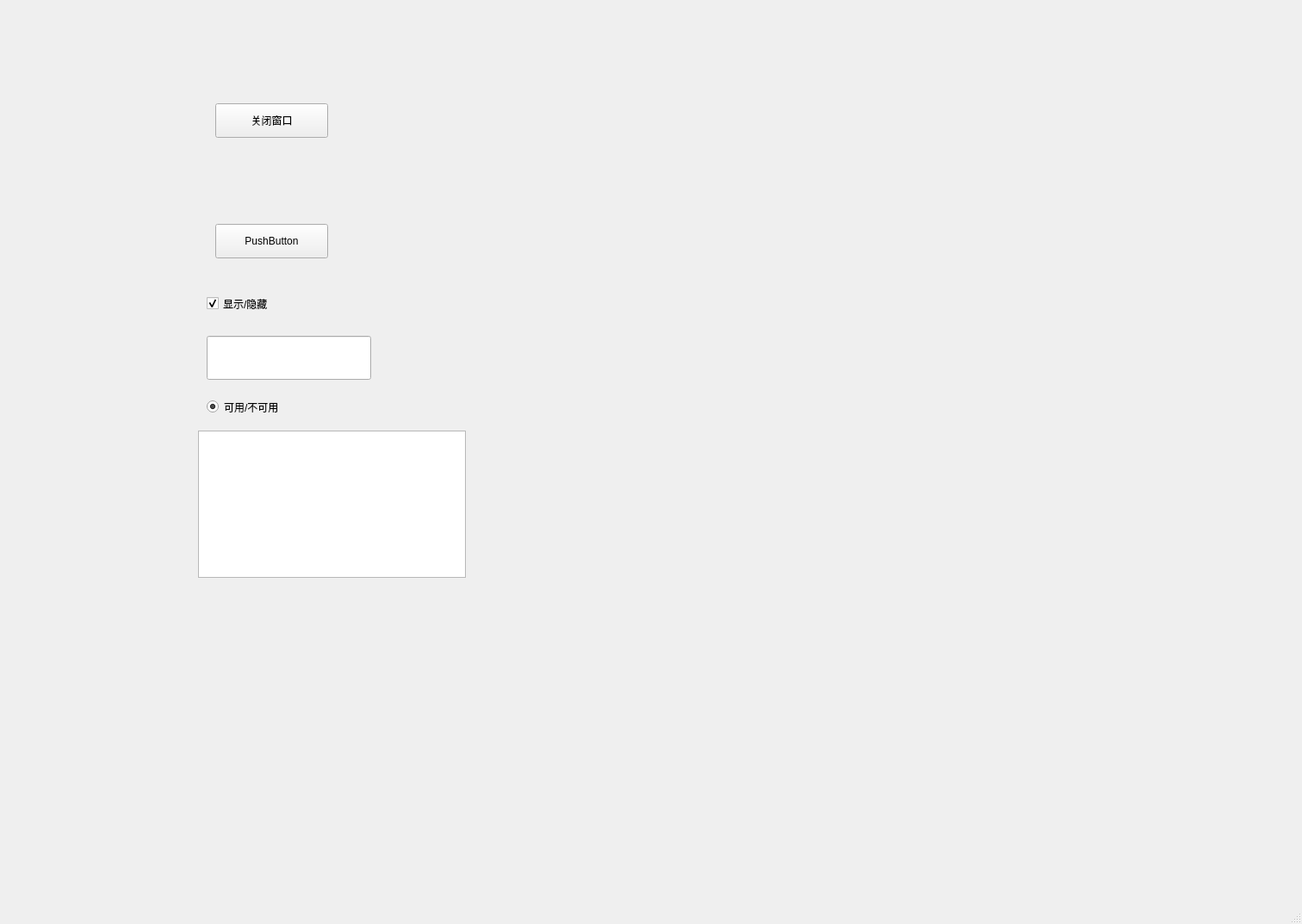
<?xml version="1.0" encoding="UTF-8"?>
<ui version="4.0">
 <class>MainWindow</class>
 <widget class="QMainWindow" name="MainWindow">
  <property name="geometry">
   <rect>
    <x>0</x>
    <y>0</y>
    <width>1512</width>
    <height>1073</height>
   </rect>
  </property>
  <property name="windowTitle">
   <string>MainWindow</string>
  </property>
  <property name="animated">
   <bool>true</bool>
  </property>
  <property name="documentMode">
   <bool>true</bool>
  </property>
  <widget class="QWidget" name="centralwidget">
   <widget class="QPushButton" name="pushButton">
    <property name="geometry">
     <rect>
      <x>250</x>
      <y>120</y>
      <width>131</width>
      <height>40</height>
     </rect>
    </property>
    <property name="text">
     <string>关闭窗口</string>
    </property>
   </widget>
   <widget class="QPushButton" name="pushButton_2">
    <property name="geometry">
     <rect>
      <x>250</x>
      <y>260</y>
      <width>131</width>
      <height>40</height>
     </rect>
    </property>
    <property name="text">
     <string>PushButton</string>
    </property>
   </widget>
   <widget class="QLineEdit" name="lineEdit">
    <property name="geometry">
     <rect>
      <x>240</x>
      <y>390</y>
      <width>191</width>
      <height>51</height>
     </rect>
    </property>
   </widget>
   <widget class="QRadioButton" name="radioButton_2">
    <property name="geometry">
     <rect>
      <x>240</x>
      <y>460</y>
      <width>155</width>
      <height>25</height>
     </rect>
    </property>
    <property name="text">
     <string>可用/不可用</string>
    </property>
    <property name="checked">
     <bool>true</bool>
    </property>
   </widget>
   <widget class="QTextEdit" name="textEdit">
    <property name="geometry">
     <rect>
      <x>230</x>
      <y>500</y>
      <width>311</width>
      <height>171</height>
     </rect>
    </property>
   </widget>
   <widget class="QCheckBox" name="checkBox">
    <property name="geometry">
     <rect>
      <x>240</x>
      <y>340</y>
      <width>122</width>
      <height>25</height>
     </rect>
    </property>
    <property name="text">
     <string>显示/隐藏</string>
    </property>
    <property name="checked">
     <bool>true</bool>
    </property>
   </widget>
  </widget>
  <widget class="QMenuBar" name="menubar">
   <property name="geometry">
    <rect>
     <x>0</x>
     <y>0</y>
     <width>1512</width>
     <height>34</height>
    </rect>
   </property>
  </widget>
  <widget class="QStatusBar" name="statusbar"/>
 </widget>
 <resources/>
 <connections>
  <connection>
   <sender>pushButton</sender>
   <signal>clicked()</signal>
   <receiver>MainWindow</receiver>
   <slot>close()</slot>
   <hints>
    <hint type="sourcelabel">
     <x>303</x>
     <y>184</y>
    </hint>
    <hint type="destinationlabel">
     <x>311</x>
     <y>379</y>
    </hint>
   </hints>
  </connection>
  <connection>
   <sender>radioButton_2</sender>
   <signal>toggled(bool)</signal>
   <receiver>textEdit</receiver>
   <slot>setEnabled(bool)</slot>
   <hints>
    <hint type="sourcelabel">
     <x>372</x>
     <y>506</y>
    </hint>
    <hint type="destinationlabel">
     <x>362</x>
     <y>570</y>
    </hint>
   </hints>
  </connection>
  <connection>
   <sender>checkBox</sender>
   <signal>toggled(bool)</signal>
   <receiver>lineEdit</receiver>
   <slot>setEnabled(bool)</slot>
   <hints>
    <hint type="sourcelabel">
     <x>272</x>
     <y>390</y>
    </hint>
    <hint type="destinationlabel">
     <x>276</x>
     <y>432</y>
    </hint>
   </hints>
  </connection>
 </connections>
</ui>
